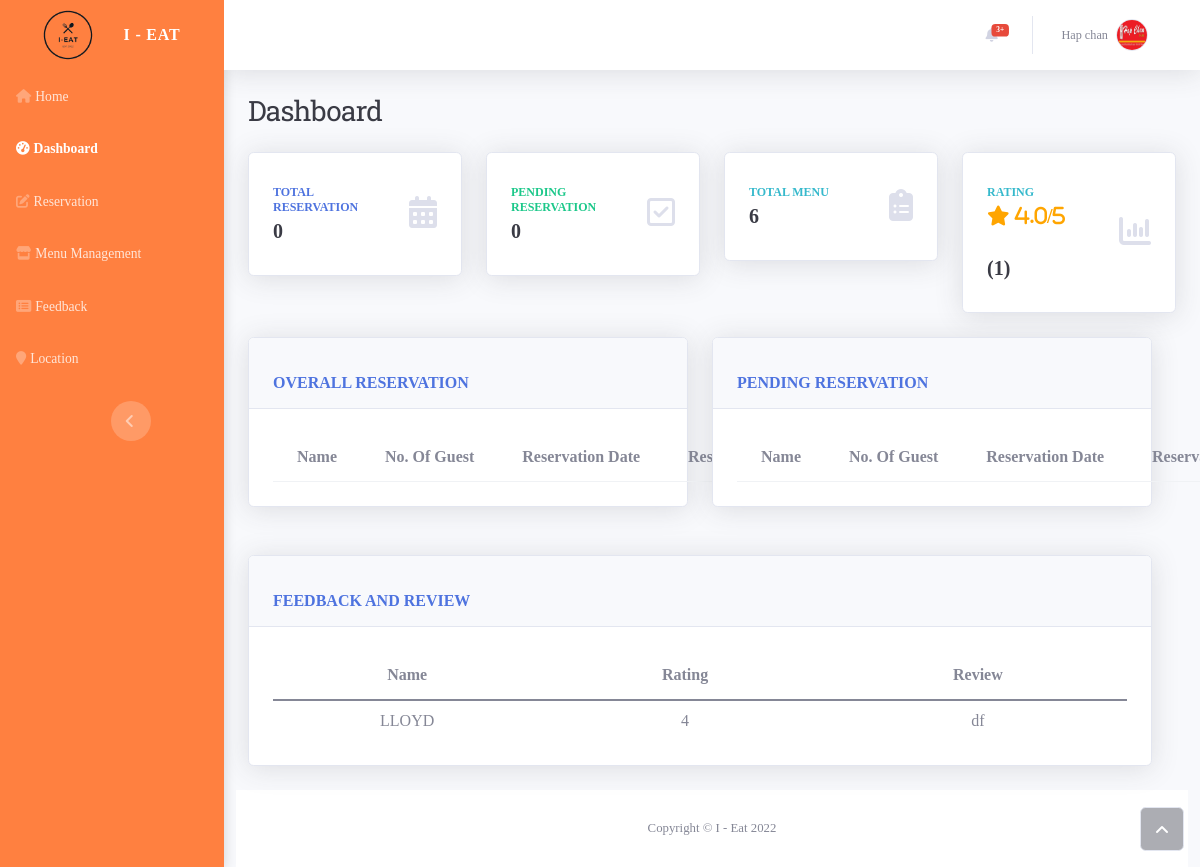
/business/index.php?id=91 (signed in), run on the app's committed database.
### tables this page shows
CREATE TABLE `review_table` (
  `review_id` int(11) NOT NULL,
  `userid` int(11) NOT NULL,
  `businessid` int(11) NOT NULL,
  `user_name` varchar(200) NOT NULL,
  `user_rating` int(1) NOT NULL,
  `user_review` text NOT NULL,
  `datetime` int(11) NOT NULL
);

### functions/businessfunctions.php (called while the page is built, shortened)
<?php
include('../config/dbcon.php');
function getAll($table)
{
    global $con;
    $query = "SELECT * FROM $table";
    return $query_run = mysqli_query($con, $query);
}
?>

### business/index.php (the view, shortened to what this page needs)
<?php
include('../middleware/businessMiddleware.php');
include('includes/header.php');
?>
<div class="container-fluid">
            <div class="d-sm-flex justify-content-between align-items-center mb-4">
                    <h3 class="text-dark mb-0">Dashboard</h3>
            </div>
                <div class="row">
                        <div class="col-md-6 col-xl-3 mb-4">
                            <div class="card shadow border-start-primary py-2">
                                <div class="card-body">
                                    <div class="row align-items-center no-gutters">
                                        <div class="col me-2">
                                            <div class="text-uppercase text-primary fw-bold text-xs mb-1"><span>Total Reservation</span></div>
                                            <div class="text-dark fw-bold h5 mb-0">
                                             <?php
                                                $businessuser = $_SESSION['auth_user']['businessid'];
                                                $query = "SELECT reservationid FROM reservations WHERE businessid = $businessuser ORDER BY reservationid";
                                                $query_run = mysqli_query($con, $query);
                                                $row = mysqli_num_rows($query_run);
                                                echo '<span>'.$row.'</span>'
                                             ?>
                                            </div>
                                        </div>
                                        <div class="col-auto"><i class="fa fa-calendar fa-2x text-gray-300"></i></div>
                                    </div>
                                </div>
                            </div>
                        </div>
                        <div class="col-md-6 col-xl-3 mb-4">
                            <div class="card shadow border-start-success py-2">
                                <div class="card-body">
                                    <div class="row align-items-center no-gutters">
                                        <div class="col me-2">
                                            <div class="text-uppercase text-success fw-bold text-xs mb-1"><span>Pending Reservation</span></div>
                                            <div class="text-dark fw-bold h5 mb-0">
                                            <?php
                                                $query_reservation = "SELECT reservationid FROM reservations WHERE businessid = $businessuser AND status = 0 ORDER BY reservationid";
                                                $query_reservation_run = mysqli_query($con, $query_reservation);
                                                $row_reservation = mysqli_num_rows($query_reservation_run);
                                                echo '<span>'.$row_reservation.'</span>'
                                             ?>
                                            </div>
                                        </div>
                                        <div class="col-auto"><i class="far fa-check-square fa-2x text-gray-300"></i></div>
                                    </div>
                                </div>
                            </div>
                        </div>
                        <div class="col-md-6 col-xl-3 mb-4">
                            <div class="card shadow border-start-info py-2">
                                <div class="card-body">
                                    <div class="row align-items-center no-gutters">
                                        <div class="col me-2">
                                            <div class="text-uppercase text-info fw-bold text-xs mb-1"><span>Total Menu</span></div>
                                            <div class="row g-0 align-items-center">
                                                <div class="col-auto">
                                                    <div class="text-dark fw-bold h5 mb-0 me-3">
                                                    <?php
                                                        $query_menu = "SELECT productid FROM products WHERE businessid = $businessuser ORDER BY productid";
                                                        $query_menu_run = mysqli_query($con, $query_menu);
                                                        $row_menu = mysqli_num_rows($query_menu_run);
                                                        echo '<span>'.$row_menu.'</span>'
                                                    ?>
                                                    </div>
                                                </div>
                                            </div>
                                        </div>
                                        <div class="col-auto"><i class="fas fa-clipboard-list fa-2x text-gray-300"></i></div>
                                    </div>
                                </div>
                            </div>
                        </div>
                        <div class="col-md-6 col-xl-3 mb-4">
                            <div class="card shadow border-start-info py-2">
                                <div class="card-body">
                                    <div class="row align-items-center no-gutters">
                                        <div class="col me-2">
                                            <div class="text-uppercase text-info fw-bold text-xs mb-1"><span>Rating</span></div>
                                            <div class="row g-0 align-items-center">
                                                <div class="col-auto">
                                                    <div class="text-dark fw-bold h5 mb-0 me-3">
                                                    <?php
                                                        $query_rating = "SELECT ROUND(AVG(user_rating),1) AS averagerating FROM review_table WHERE businessid = $businessuser ORDER BY review_id";
                                                        $query_rating_run = mysqli_query($con, $query_rating);
                                                        $row_rating = mysqli_fetch_assoc($query_rating_run);
                                                        if(!$row_rating['averagerating'])
                                                        {
                                                            echo '<span> No Rating </span>';
                                                        }
                                                        else
                                                        {
                                                            echo '<span style="color:orange; margin-bottom: 30px;" <i class="fas fa-star"></i>&nbsp'.$row_rating['averagerating'].'/5</span>';
                                                        }
                                                        $query_rating_count = "SELECT review_id FROM review_table WHERE businessid = $businessuser ORDER BY review_id";
                                                        $query_rating_count_run = mysqli_query($con, $query_rating_count);
                                                        $row_rating_count = mysqli_num_rows($query_rating_count_run);
                                                        echo '<span> ('.$row_rating_count.')</span>'
                                                    ?>
                                                    </div>
                                                </div>
                                            </div>
                                        </div>
                                        <div class="col-auto"><i class="fa fa-bar-chart fa-2x text-gray-300"></i></div>
                                    </div>
                                </div>
                            </div>
                        </div>
                        <div class="row">
                            <div class="col-lg-6 mb-4">
                                <div class="card shadow mb-4">
                                    <div class="card-header py-3">
                                        <h6 class="text-primary fw-bold m-0"><br><strong>OVERALL RESERVATION</strong><br></h6>
                                    </div>
                                    <div class="card-body">
                                    <table class="table my-0" id="dataTable" style="text-align:center">
                                            <thead>
                                                <tr>
                                                    <th>Name</th>
                                                    <th>No. of Guest</th>
                                                    <th>Reservation Date</th>
                                                    <th>Reservation Time</th>
                                                </tr>
                                            </thead>
                                        </table>
                                    </div>
                                </div>
                            </div>
                            <div class="col-lg-6 mb-4">
                                <div class="card shadow mb-4">
                                    <div class="card-header py-3">
                                        <h6 class="text-primary fw-bold m-0"><br><strong>PENDING RESERVATION</strong><br></h6>
                                    </div>
                                    <div class="card-body">
                                        <table class="table my-0" id="dataTable" style="text-align:center">
                                            <thead>
                                                <tr>
                                                    <th>Name</th>
                                                    <th>No. of Guest</th>
                                                    <th>Reservation Date</th>
                                                    <th>Reservation Time</th>
                                                </tr>
                                            </thead>
                                        </table>
                                    </div>
                                </div>
                            </div>
                        </div>
                        <div class="row">
                            <div class="col">
                                <div class="card shadow mb-4">
                                    <div class="card-header py-3">
                                        <h6 class="text-primary fw-bold m-0"><br><strong>FEEDBACK AND REVIEW</strong><br></h6>
                                    </div>
                                    <div class="card-body">
                                    <table class="table my-0" id="dataTable">
                                        <thead style="text-align:center">
                                            <tr>
                                                <th>Name</th>
                                                <th>Rating</th>
                                                <th>Review</th>
                                            </tr>
                                            </thead>
                                        <tbody style="text-align:center">
                                            <?php
                                                $review = getAll("review_table");
                                                if(mysqli_num_rows($review) > 0)
                                                {
                                                    foreach($review as $item)
                                                    {
                                                        if($item['businessid'] == $_SESSION['auth_user']['businessid'])
                                                            {
                                                        ?>
                                                        <tr>
                                                                <td><?= $item['user_name']; ?></td>
                                                                <td><?= $item['user_rating']; ?></td>
                                                                <td><?= $item['user_review'];?></td>
                                                        </tr>
                                                        <?php
                                                            }
                                                    }
                                                }
                                                    else
                                                    {
                                                    }
                                                ?>
                                            </tbody>
                                        </table>
                                    </div>
                                </div>
                            </div>
                        </div>
<?php include('includes/footer.php');?>

### admin/form.css (style rules this page uses)
* { font-family: 'Tiro Kannada', serif; }

### business/assets/css/Simple-Slider-Simple-Slider.css (style rules this page uses)
.text-primary { --bs-text-opacity: 1; color: rgb(255,128,64)!important; }

### data on the page
review_table: user_name "LLOYD", user_rating "4", user_review "df"

### other printed values
$_SESSION['auth_user']['business_name'] "Hap chan"
$row "0"
$row_reservation "0"
$row_menu "6"
$row_rating['averagerating'] "4.0"
$row_rating_count "1"
